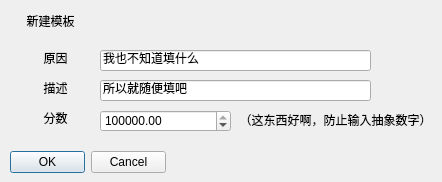
<?xml version="1.0" encoding="UTF-8"?>
<ui version="4.0">
 <class>Form</class>
 <widget class="QWidget" name="Form">
  <property name="geometry">
   <rect>
    <x>0</x>
    <y>0</y>
    <width>442</width>
    <height>182</height>
   </rect>
  </property>
  <property name="windowTitle">
   <string>新建模板</string>
  </property>
  <widget class="QLabel" name="label_4">
   <property name="geometry">
    <rect>
     <x>20</x>
     <y>80</y>
     <width>71</width>
     <height>16</height>
    </rect>
   </property>
   <property name="text">
    <string>描述</string>
   </property>
   <property name="alignment">
    <set>Qt::AlignCenter</set>
   </property>
  </widget>
  <widget class="QLabel" name="label_3">
   <property name="geometry">
    <rect>
     <x>20</x>
     <y>110</y>
     <width>71</width>
     <height>16</height>
    </rect>
   </property>
   <property name="text">
    <string>分数</string>
   </property>
   <property name="alignment">
    <set>Qt::AlignCenter</set>
   </property>
  </widget>
  <widget class="QLineEdit" name="lineEdit_3">
   <property name="geometry">
    <rect>
     <x>100</x>
     <y>80</y>
     <width>271</width>
     <height>21</height>
    </rect>
   </property>
   <property name="text">
    <string>所以就随便填吧</string>
   </property>
  </widget>
  <widget class="QLineEdit" name="lineEdit">
   <property name="geometry">
    <rect>
     <x>100</x>
     <y>50</y>
     <width>271</width>
     <height>21</height>
    </rect>
   </property>
   <property name="text">
    <string>我也不知道填什么</string>
   </property>
  </widget>
  <widget class="QDoubleSpinBox" name="doubleSpinBox">
   <property name="geometry">
    <rect>
     <x>100</x>
     <y>110</y>
     <width>131</width>
     <height>22</height>
    </rect>
   </property>
   <property name="minimum">
    <double>-114514.000000000000000</double>
   </property>
   <property name="maximum">
    <double>114514.000000000000000</double>
   </property>
   <property name="value">
    <double>114514.000000000000000</double>
   </property>
  </widget>
  <widget class="QLabel" name="label_2">
   <property name="geometry">
    <rect>
     <x>20</x>
     <y>50</y>
     <width>71</width>
     <height>16</height>
    </rect>
   </property>
   <property name="text">
    <string>原因</string>
   </property>
   <property name="alignment">
    <set>Qt::AlignCenter</set>
   </property>
  </widget>
  <widget class="QLabel" name="label_5">
   <property name="geometry">
    <rect>
     <x>240</x>
     <y>110</y>
     <width>191</width>
     <height>20</height>
    </rect>
   </property>
   <property name="text">
    <string>（这东西好啊，防止输入抽象数字）</string>
   </property>
   <property name="alignment">
    <set>Qt::AlignCenter</set>
   </property>
  </widget>
  <widget class="QLabel" name="label_6">
   <property name="geometry">
    <rect>
     <x>10</x>
     <y>10</y>
     <width>81</width>
     <height>21</height>
    </rect>
   </property>
   <property name="text">
    <string>新建模板</string>
   </property>
   <property name="alignment">
    <set>Qt::AlignCenter</set>
   </property>
  </widget>
  <widget class="QDialogButtonBox" name="buttonBox">
   <property name="geometry">
    <rect>
     <x>10</x>
     <y>150</y>
     <width>156</width>
     <height>24</height>
    </rect>
   </property>
   <property name="standardButtons">
    <set>QDialogButtonBox::Cancel|QDialogButtonBox::Ok</set>
   </property>
  </widget>
 </widget>
 <resources/>
 <connections/>
</ui>
